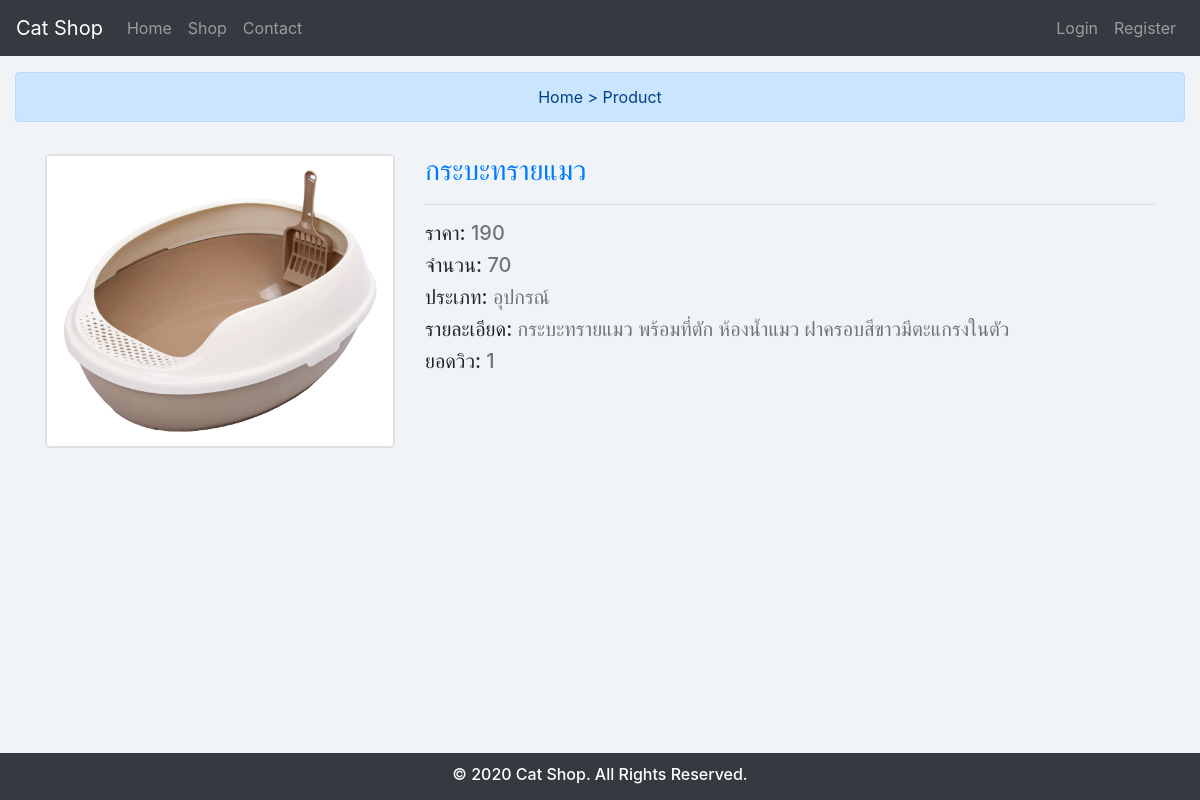
Screenshot of /product.php?proId=26 with the database file from the repository.
### tables this page shows
CREATE TABLE `product` (
  `proId` int(11) NOT NULL,
  `proName` varchar(30) NOT NULL,
  `proDesc` varchar(500) NOT NULL,
  `proPrice` decimal(10,0) NOT NULL,
  `proAmount` decimal(10,0) NOT NULL,
  `proView` int(11) NOT NULL,
  `proPhoto` varchar(30) NOT NULL,
  `catId` int(11) NOT NULL,
  `createDate` timestamp NOT NULL DEFAULT current_timestamp()
);

CREATE TABLE `category` (
  `catId` int(11) NOT NULL,
  `catName` varchar(20) NOT NULL
);

### product.php (called while the page is built)
<?php
  require_once('layouts/header.php');
  require_once('pages/product.page.php');
  require_once('layouts/footer2.php');
?>

### pages/product.page.php (the view, shortened to what this page needs)
<?php
  $proId = $_GET['proId'];
  if (!empty($proId)) {
    $sqlSelect = "SELECT * FROM product INNER JOIN category ON product.catId = category.catId WHERE product.proId = '$proId'";
    $qrySelect = mysqli_query($conn, $sqlSelect);
    $dataSelect = mysqli_fetch_array($qrySelect);
    $proName = $dataSelect['proName'];
    $proDesc = $dataSelect['proDesc'];
    $proPrice = number_format($dataSelect['proPrice']);
    $proAmount = $dataSelect['proAmount'];
    $proView = $dataSelect['proView'];
    $catName = $dataSelect['catName'];
    $img = "./public/products/". $dataSelect['catId']. "/". $dataSelect['proPhoto'];
  }
?>
<div class="container-fluid">
  <div class="page">
    <div class="alert alert-primary" role="alert">
      <div class="container text-center">
        Home > Product
      </div>
    </div>
  </div>
</div>
<?php
  if (!$dataSelect) {
?>
<div class="container-fluid">
  <div class="page">
    <div class="alert alert-danger" role="alert">
      <div class="container text-center">
        ไม่พบข้อมูลในระบบ
      </div>
    </div>
  </div>
</div>
<?php
  } else {
?>
<div class="container">
  <div class="row">
    <div class="col-lg-4 mb-4">
      <div class="card h-100">
        <img src=<?php echo $img?> alt="product" class="img-fluid img-thumbnail">
      </div>
    </div>
    <div class="col-lg-8">
      <h3 class="text-primary"><?php echo $proName; ?></h3>
      <hr>
      <p class="h5">ราคา: <span class="text-secondary"><?php echo $proPrice ?></span></p>
      <p class="h5">จำนวน: <span class="text-secondary"><?php echo $proAmount ?></span></p>
      <p class="h5">ประเภท: <span class="text-secondary"><?php echo $catName ?></span></p>
      <p class="h5">รายละเอียด: <span class="text-secondary"><?php echo $proDesc ?></span></p>
      <p class="h5">ยอดวิว: <span class="text-secondary"><?php echo $proView ?></span></p>
    </div>
  </div>
</div>
<?php
  }
?>

### public/css/style.css (style rules this page uses)
.card { transition: 0.5s; }
.page { width: 100%; padding: 16px 0; }

### rows the page displays
product: catId+proPhoto (picture), proName "กระบะทรายแมว", proPrice "190", proAmount "70", catId.catName "อุปกรณ์", proDesc "กระบะทรายแมว พร้อมที่ตัก ห้องน้ำแมว ฝาครอบสีขาวมีตะแกรงในตัว", proView "1"
